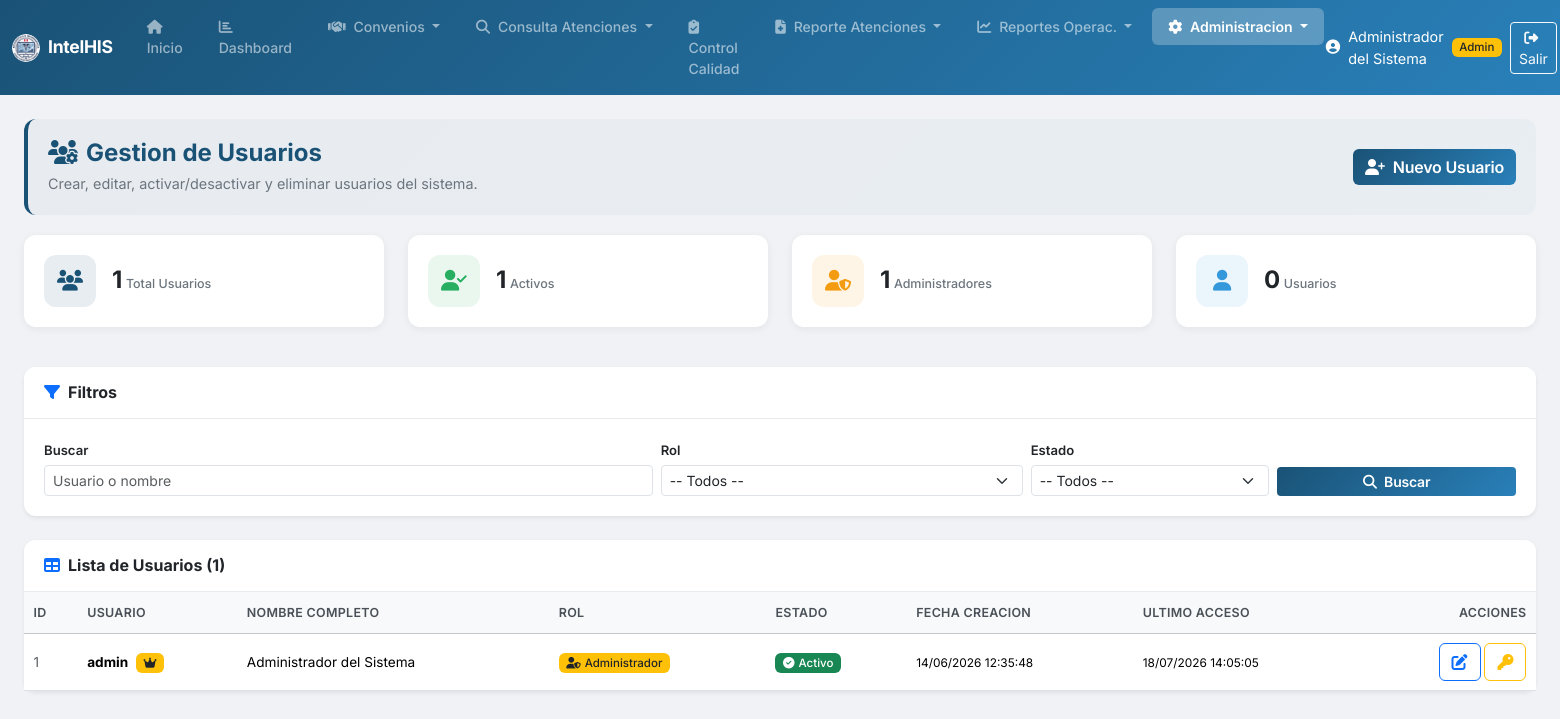
/usuarios.php (signed in), run on an earlier commit of the app's database.
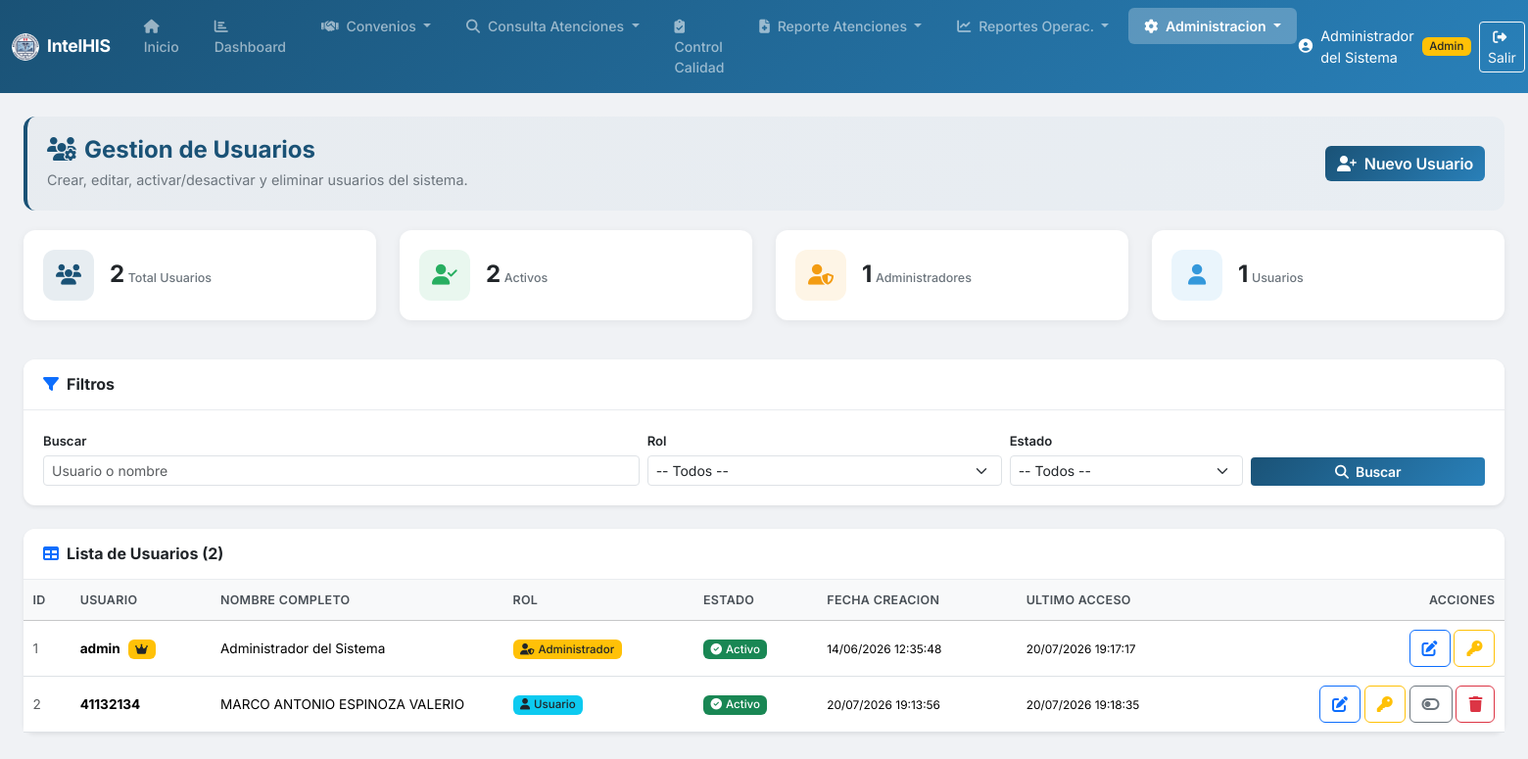
And on a later commit of the database.
### tables this page shows
CREATE TABLE `USUARIOS` (
  `id_usuario` int(11) NOT NULL,
  `usuario` varchar(50) NOT NULL,
  `password` varchar(255) NOT NULL,
  `nombre_completo` varchar(150) DEFAULT NULL,
  `rol` varchar(20) NOT NULL DEFAULT 'usuario' COMMENT 'admin o usuario',
  `estado` tinyint(1) NOT NULL DEFAULT 1,
  `fecha_creacion` datetime DEFAULT current_timestamp(),
  `ultimo_acceso` datetime DEFAULT NULL
);

### includes/functions.php (called while the page is built, shortened)
<?php
function clean($str) {
    return htmlspecialchars($str ?? '', ENT_QUOTES, 'UTF-8');
}
function formatDateTime($datetime) {
    $ts = strtotime($datetime);
    return $ts ? date('d/m/Y H:i:s', $ts) : $datetime;
}

### usuarios.php (the view, shortened to what the rows shown need)
<?php
require_once 'includes/functions.php';
$pdo = getDBConnection();
$where = "1=1";
$params = [];
$porPagina = 20;
$pagina = max(1, intval($_GET['pagina'] ?? 1));
$offset = ($pagina - 1) * $porPagina;
$dataSql = "SELECT id_usuario, usuario, nombre_completo, rol, estado, fecha_creacion, ultimo_acceso FROM USUARIOS WHERE {$where} ORDER BY id_usuario ASC LIMIT {$porPagina} OFFSET {$offset}";
$dataStmt = $pdo->prepare($dataSql);
$dataStmt->execute($params);
$usuarios = $dataStmt->fetchAll();
include 'includes/header.php';
?>
<div class="card shadow-sm">
    <div class="card-body p-0">
        <?php if (empty($usuarios)): ?>
            <div class="empty-state">
                <i class="fas fa-user-slash"></i>
                <h5>Sin usuarios</h5>
                <p>No se encontraron usuarios con los filtros seleccionados.</p>
            </div>
        <?php else: ?>
            <div class="table-responsive">
                <table class="table table-hover table-sm mb-0">
                    <thead class="table-light">
                        <tr>
                            <th>ID</th>
                            <th>Usuario</th>
                            <th>Nombre Completo</th>
                            <th>Rol</th>
                            <th>Estado</th>
                            <th>Fecha Creacion</th>
                            <th>Ultimo Acceso</th>
                            <th class="text-end">Acciones</th>
                        </tr>
                    </thead>
                    <tbody>
                        <?php foreach ($usuarios as $u): ?>
                        <tr>
                            <td class="text-muted"><?= (int)$u['id_usuario'] ?></td>
                            <td>
                                <strong><?= clean($u['usuario']) ?></strong>
                                <?php if ((int)$u['id_usuario'] === 1): ?>
                                    <span class="badge bg-warning text-dark ms-1" title="Administrador principal"><i class="fas fa-crown"></i></span>
                                <?php endif; ?>
                            </td>
                            <td><?= clean($u['nombre_completo']) ?></td>
                            <td>
                                <?php if ($u['rol'] === 'admin'): ?>
                                    <span class="badge bg-warning text-dark"><i class="fas fa-user-shield me-1"></i>Administrador</span>
                                <?php else: ?>
                                    <span class="badge bg-info text-dark"><i class="fas fa-user me-1"></i>Usuario</span>
                                <?php endif; ?>
                            </td>
                            <td>
                                <?php if ((int)$u['estado'] === 1): ?>
                                    <span class="badge bg-success"><i class="fas fa-check-circle me-1"></i>Activo</span>
                                <?php else: ?>
                                    <span class="badge bg-danger"><i class="fas fa-times-circle me-1"></i>Inactivo</span>
                                <?php endif; ?>
                            </td>
                            <td><small><?= formatDateTime($u['fecha_creacion']) ?></small></td>
                            <td><small><?= $u['ultimo_acceso'] ? formatDateTime($u['ultimo_acceso']) : '<span class="text-muted">Nunca</span>' ?></small></td>
                            <td class="text-end">
                                <button type="button" class="btn btn-xs btn-outline-primary"
                                        onclick='editarUsuario(<?= json_encode([
                                            "id_usuario" => (int)$u["id_usuario"],
                                            "usuario" => $u["usuario"],
                                            "nombre_completo" => $u["nombre_completo"],
                                            "rol" => $u["rol"],
                                            "estado" => (int)$u["estado"],
                                        ], JSON_HEX_TAG | JSON_HEX_AMP | JSON_HEX_APOS | JSON_HEX_QUOT) ?>)'>
                                    <i class="fas fa-edit" title="Editar"></i>
                                </button>
                                <button type="button" class="btn btn-xs btn-outline-warning"
                                        onclick='resetearClave(<?= (int)$u["id_usuario"] ?>, <?= json_encode($u["usuario"], JSON_HEX_TAG | JSON_HEX_AMP | JSON_HEX_APOS | JSON_HEX_QUOT) ?>)'>
                                    <i class="fas fa-key" title="Resetear clave"></i>
                                </button>
                                <?php if ((int)$u['id_usuario'] !== 1): ?>
                                <form method="POST" action="usuarios.php" class="d-inline" onsubmit="return confirm('¿Cambiar el estado de este usuario?');">
                                    <button type="submit" class="btn btn-xs btn-outline-<?= (int)$u['estado'] === 1 ? 'secondary' : 'success' ?>">
                                        <i class="fas fa-<?= (int)$u['estado'] === 1 ? 'toggle-off' : 'toggle-on' ?>" title="<?= (int)$u['estado'] === 1 ? 'Desactivar' : 'Activar' ?>"></i>
                                    </button>
                                </form>
                                <?php if ((int)$u['id_usuario'] !== (int)($_SESSION['usuario_id'] ?? 0)): ?>
                                <form method="POST" action="usuarios.php" class="d-inline" onsubmit="return confirm('¿ELIMINAR este usuario? Esta accion no se puede deshacer.');">
                                    <button type="submit" class="btn btn-xs btn-outline-danger">
                                        <i class="fas fa-trash" title="Eliminar"></i>
                                    </button>
                                </form>
                                <?php endif; ?>
                                <?php endif; ?>
                            </td>
                        </tr>
                        <?php endforeach; ?>
                    </tbody>
                </table>
            </div>
        <?php endif; ?>
    </div>
</div>
<?php include 'includes/footer.php'; ?>

What changed in the data, as far as the page shows it:
changed usuarios "admin": ultimo_acceso "18/07/2026 14:05:05" → "20/07/2026 19:17:17"
added usuarios: id_usuario "2", usuario "41132134", nombre_completo "MARCO ANTONIO ESPINOZA VALERIO", rol "usuario" (drawn), estado 1 (drawn), fecha_creacion "20/07/2026 19:13:56", ultimo_acceso "20/07/2026 19:18:35"
Also different on the page:
$statsRow['total']: "1" → "2"
$statsRow['activos']: "1" → "2"
$statsRow['usuarios_comun']: "0" → "1"
$totalRegistros: "1" → "2"
